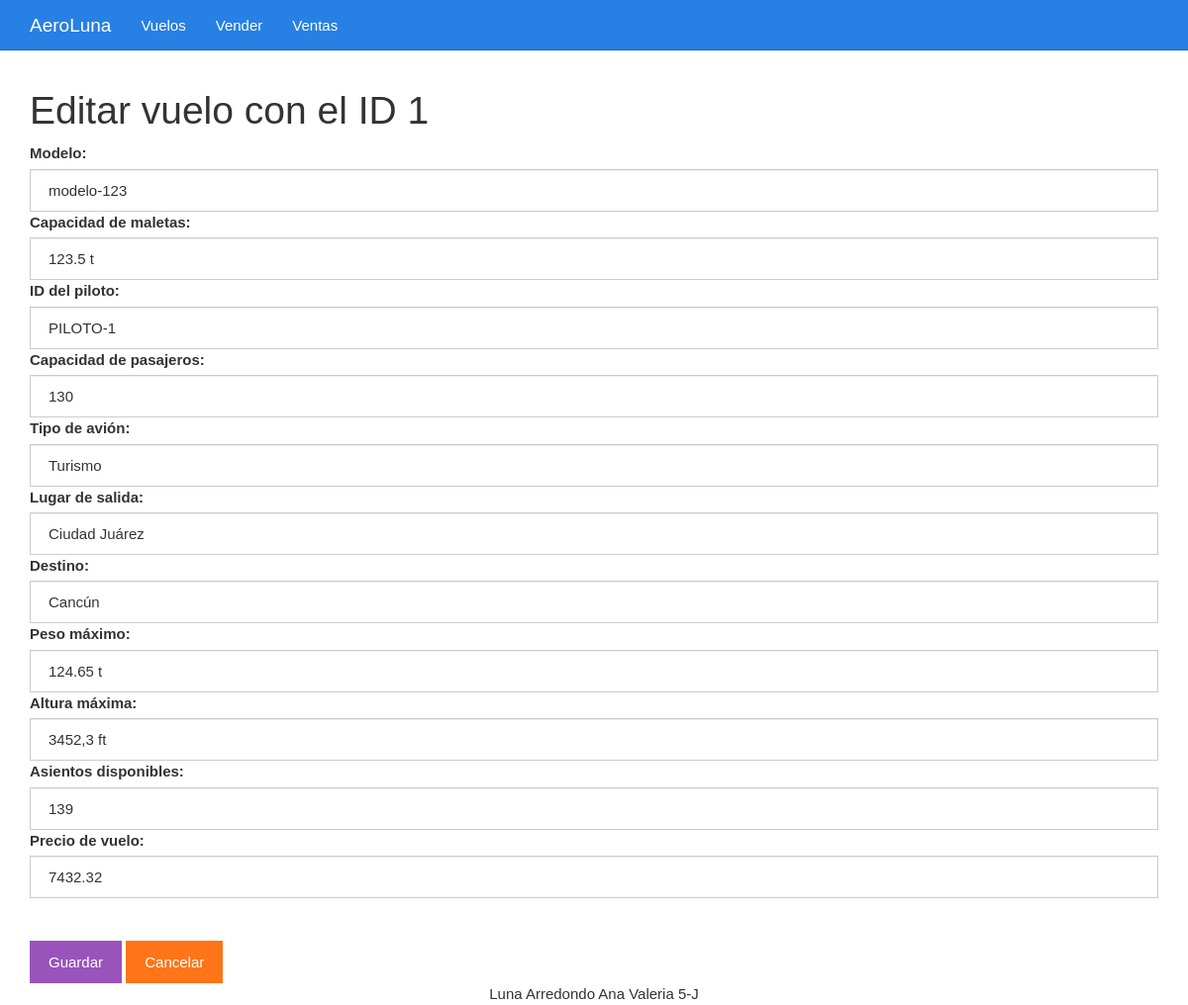
Screenshot of /editar.php?id=1 with the database file from the repository.
### tables this page shows
CREATE TABLE `vuelos` (
  `id` int(11) NOT NULL,
  `modelo` varchar(100) NOT NULL,
  `Capacidad_maletas` varchar(10) NOT NULL,
  `id_empleado` varchar(10) NOT NULL,
  `capacidad_pasajeros` varchar(10) NOT NULL,
  `tipo_avion` varchar(50) NOT NULL,
  `lugar_salida` varchar(100) NOT NULL,
  `destino` varchar(100) NOT NULL,
  `peso_max` varchar(10) NOT NULL,
  `altura_max` varchar(10) NOT NULL,
  `disponible` int(5) NOT NULL,
  `precio` decimal(10,2) NOT NULL,
  `id_acceso` int(10) NOT NULL
);

### editar.php (the view, shortened to what this page needs)
<?php
$id = $_GET["id"];
include_once "base_de_datos.php";
$sentencia = $base_de_datos->prepare("SELECT * FROM vuelos WHERE id = ?;");
$sentencia->execute([$id]);
$vuelo = $sentencia->fetch(PDO::FETCH_OBJ);
?>
<?php include_once "encabezado.php" ?>
	<div class="col-xs-12">
		<h1>Editar vuelo con el ID <?php echo $vuelo->id; ?></h1>
		<form method="post" action="guardarDatosEditados.php">
			<label for="modelo">Modelo:</label>
			<input value="<?php echo $vuelo->modelo ?>" class="form-control" name="modelo" required type="text" id="modelo" placeholder="Escribe el modelo">
			<label for="Capacidad_maletas">Capacidad de maletas:</label>
			<input value="<?php echo $vuelo->Capacidad_maletas ?>" class="form-control" name="Capacidad_maletas" required type="text" id="Capacidad_maletas" placeholder="Capacidad de maletas">
			<label for="id_empleado">ID del piloto:</label>
			<input value="<?php echo $vuelo->id_empleado ?>" class="form-control" name="id_empleado" required type="text" id="id_empleado" placeholder="ID del piloto">
			<label for="capacidad_pasajeros">Capacidad de pasajeros:</label>
			<input value="<?php echo $vuelo->capacidad_pasajeros ?>" class="form-control" name="capacidad_pasajeros" required type="number" id="capacidad_pasajeros" placeholder="Capacidad de pasajeros">
			<label for="tipo_avion">Tipo de avión:</label>
			<input value="<?php echo $vuelo->tipo_avion ?>" class="form-control" name="tipo_avion" required type="text" id="tipo_avion" placeholder="Escribe el tipo de avión">
			<label for="lugar_salida">Lugar de salida:</label>
			<input value="<?php echo $vuelo->lugar_salida ?>" class="form-control" name="lugar_salida" required type="text" id="lugar_salida" placeholder="Escribe el lugar de salida">
			<label for="destino">Destino:</label>
			<input value="<?php echo $vuelo->destino ?>" class="form-control" name="destino" required type="text" id="destino" placeholder="Escribe el Destino">
			<label for="peso_max">Peso máximo:</label>
			<input value="<?php echo $vuelo->peso_max ?>" class="form-control" name="peso_max" required type="text" id="peso_max" placeholder="Escribe el peso máximo">
			<label for="altura_max">Altura máxima:</label>
			<input value="<?php echo $vuelo->altura_max ?>" class="form-control" name="altura_max" required type="text" id="altura_max" placeholder="Escribe la altura máxima">
			<label for="disponible">Asientos disponibles:</label>
			<input value="<?php echo $vuelo->disponible ?>" class="form-control" name="disponible" required type="text" id="disponible" placeholder="Escribe los boletos disponibles">
			<label for="precio">Precio de vuelo:</label>
			<input value="<?php echo $vuelo->precio ?>" class="form-control" name="precio" required type="text" id="precio" placeholder="Escribe el precio">
			<br><br><input class="btn btn-info" type="submit" value="Guardar">
			<a class="btn btn-warning" href="./listar.php">Cancelar</a>
		</form>
	</div>
<?php include_once "pie.php" ?>

### css/estilo.css (style rules this page uses)
body { padding-top: 70px; }

### rows the page displays
vuelos: id "1", modelo "modelo-123", Capacidad_maletas "123.5 t", id_empleado "PILOTO-1", capacidad_pasajeros "130", tipo_avion "Turismo", lugar_salida "Ciudad Juárez", destino "Cancún", peso_max "124.65 t", altura_max "3452,3 ft", disponible "139", precio "7432.32"
